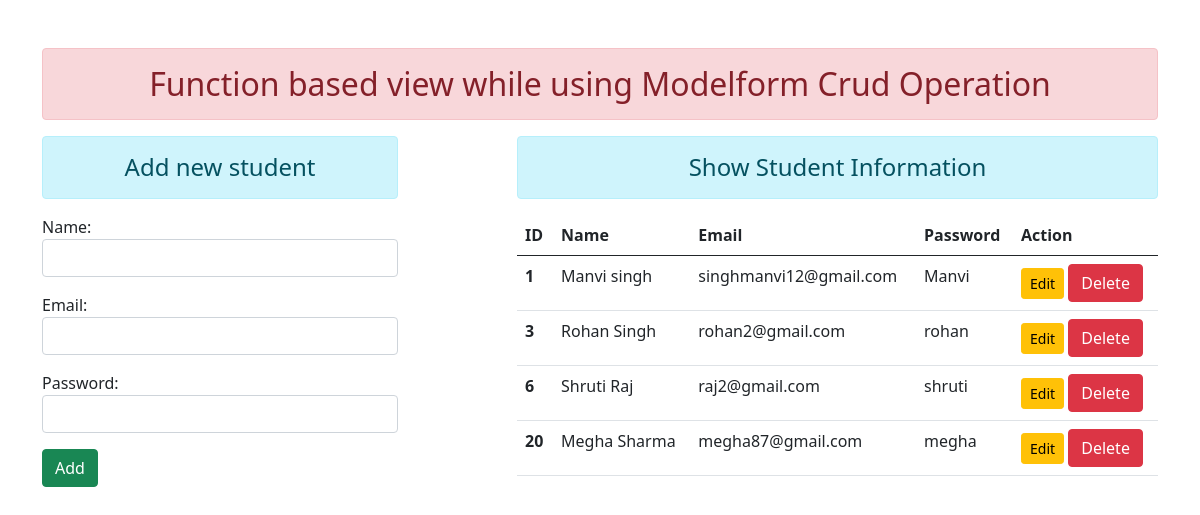
The page / on the database its author committed.
### enroll/models.py (models this page shows)
class User(models.Model):
    name = models.CharField(max_length = 30)
    email = models.EmailField(max_length=100)
    password = models.CharField(max_length= 100)

### enroll/views.py (the view)
# urls.py: path('', views.add_show, name = "addandshow"  ),
def add_show(request):
    if request.method == 'POST':
        fm = StudentRegistration(request.POST)
        if fm.is_valid():
            name = fm.cleaned_data['name']
            email = fm.cleaned_data['email']
            password = fm.cleaned_data['password']
            reg = User(name=name, email=email, password = password)
            reg.save()
            fm = StudentRegistration()
    else:
        fm = StudentRegistration()
    stud = User.objects.all()
    return render(request, 'enroll/addandshow.html', {'form' : fm, 'stu': stud})

### enroll/forms.py
class StudentRegistration(forms.ModelForm):
    class Meta:
        model = User
        fields = ['name', 'email', 'password']
        widgets = {
            'name': forms.TextInput(attrs={'class':'form-control'}),
            'email': forms.EmailInput(attrs={'class': 'form-control'}),
            'password': forms.PasswordInput(render_value=True, attrs={'class': 'form-control'}),
}

### enroll/templates/enroll/addandshow.html (shortened to what this page needs)
{% extends 'enroll/base.html' %}
{% block content %}
<div class = "row">
    <div class = "col-sm-4">
        <h4 class = "text-center alert alert-info"> Add new student </h4>
        <form action="" method="POST">
            {{form.as_p}}
            <input type="submit" class="btn btn-success" value="Add">
        </form>
    </div>
     <div class = "col-sm-7 offset-1">
         <h4 class = "text-center alert alert-info">
             Show Student Information
         </h4>
         {% if stu %}
         <table class="table table-hover">
              <thead>
                <tr>
                  <th scope="col">ID</th>
                  <th scope="col">Name</th>
                  <th scope="col">Email</th>
                  <th scope="col">Password</th>
                  <th scope="col">Action</th>
                </tr>
              </thead>
              <tbody>
                {% for st in stu %}
                <tr>
                  <th scope="row">{{st.id}}</th>
                  <td>{{st.name}}</td>
                  <td>{{st.email}}</td>
                  <td>{{st.password}}</td>
                  <td>
                      <a href="{% url 'updatedata' st.id %}" class="btn btn-warning btn-sm">Edit</a>
                      <form action="{% url 'deletedata' st.id %}" method = "post" class="d-inline">
                          <input type="submit" class = "btn btn-danger" value="Delete">
                      </form>
                  </td>
                </tr>
                {% endfor %}
              </tbody>
         </table>
         {% else %}
         <h4 class = "text-center alert alert-warning">No Records</h4>
         {% endif %}
     </div>
</div>
{% endblock content %}

### enroll/templates/enroll/base.html (shortened to what this page needs)
<!DOCTYPE html>
{% load static %}
<html lang="en">
<head>
    <link rel="stylesheet" href="{% static 'enroll/css/bootstrap.css' %}">
</head>
<body>
<div class = "container mt-5">
    <h2 class = "text-center alert alert-danger">Function based view while using Modelform Crud Operation</h2>
{% block content %} {% endblock content %}
</div>
</body>
</html>

### rows shown on the page
User: id "1", name "Manvi singh", email "singhmanvi12@gmail.com", password "Manvi"
User: id "3", name "Rohan Singh", email "rohan2@gmail.com", password "rohan"
User: id "6", name "Shruti Raj", email "raj2@gmail.com", password "shruti"
User: id "20", name "Megha Sharma", email "megha87@gmail.com", password "megha"
